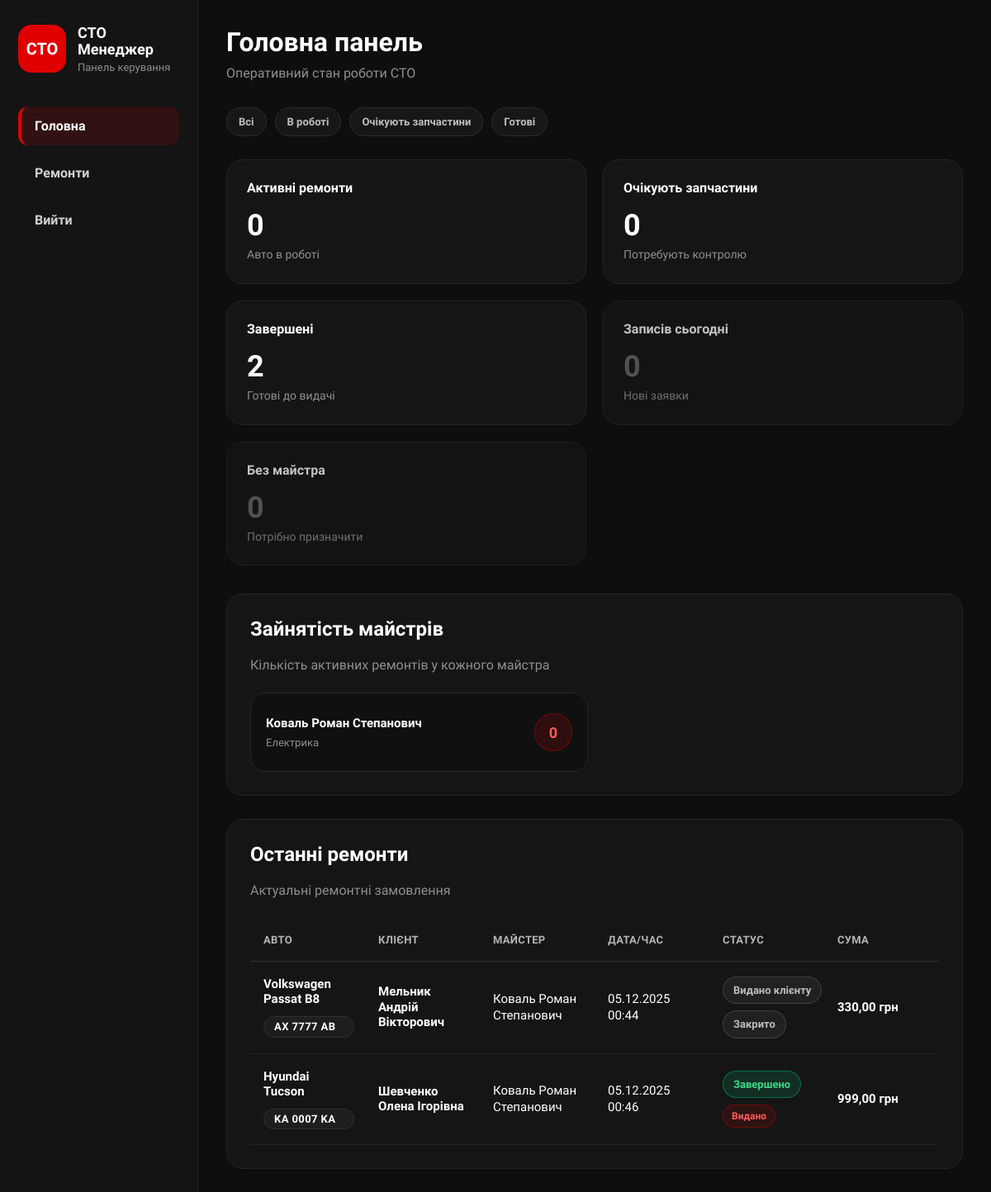
The app's page / (signed in), older data.
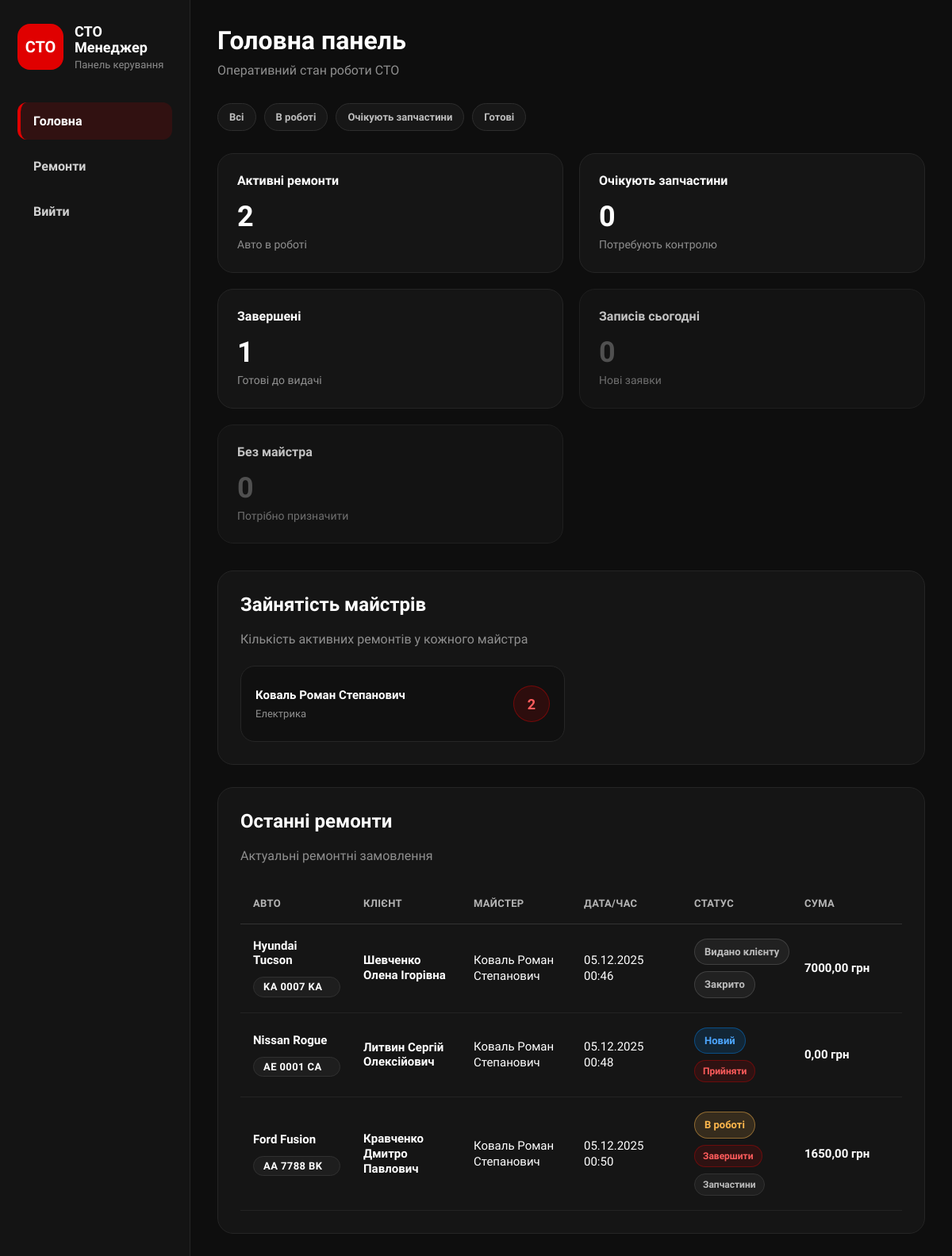
The same page, newer data.
### masters/models.py (models this page shows, shortened)
class Master(models.Model):
    user = models.OneToOneField(
        User,
        on_delete=models.SET_NULL,
        null=True,
        blank=True,
        related_name='master_profile',
        verbose_name='Користувач'
    )
    full_name = models.CharField(
        max_length=100,
        verbose_name="ПІБ майстра"
    )
    phone = models.CharField(
        max_length=20,
        blank=True,
        verbose_name="Телефон"
    )
    specialization = models.CharField(
        max_length=100,
        blank=True,
        verbose_name="Спеціалізація"
    )
    is_active = models.BooleanField(
        default=True,
        verbose_name="Активний"
    )
    created_at = models.DateTimeField(
        auto_now_add=True,
        verbose_name="Дата додавання"
    )
    class Meta:
        verbose_name = "Майстер"
        verbose_name_plural = "Майстри"
        ordering = ['full_name']

### repairs/models.py (models this page shows, shortened)
class Repair(models.Model):
    class Status(models.TextChoices):
        NEW = 'new', 'Новий'
        IN_PROGRESS = 'in_progress', 'В роботі'
        AWAITING_PARTS = 'awaiting_parts', 'Очікує запчастини'
        COMPLETED = 'completed', 'Завершено'
        ISSUED = 'issued', 'Видано клієнту'
        CANCELLED = 'cancelled', 'Скасовано'
    car = models.ForeignKey(
        Car,
        on_delete=models.CASCADE,
        related_name='repairs',
        verbose_name="Автомобіль"
    )
    problem_description = models.TextField(
        verbose_name="Опис несправності"
    )
    work_description = models.TextField(
        blank=True,
        verbose_name="Виконані роботи"
    )
    status = models.CharField(
        max_length=20,
        choices=Status.choices,
        default=Status.NEW,
        verbose_name="Статус ремонту"
    )
    master = models.ForeignKey(
        Master,
        on_delete=models.SET_NULL,
        null=True,
        blank=True,
        related_name='repairs',
        verbose_name="Майстер"
    )
    start_date = models.DateTimeField(
        auto_now_add=True,
        verbose_name="Дата прийому"
    )
    planned_end_date = models.DateField(
        null=True,
        blank=True,
        verbose_name="Планова дата завершення"
    )
    end_date = models.DateTimeField(
        null=True,
        blank=True,
        verbose_name="Фактична дата завершення"
    )
    labor_cost = models.DecimalField(
        max_digits=10,
        decimal_places=2,
        default=0,
        validators=[MinValueValidator(0)],
        verbose_name="Вартість робіт"
    )
    parts_cost = models.DecimalField(
        max_digits=10,
        decimal_places=2,
        default=0,
        validators=[MinValueValidator(0)],
        verbose_name="Вартість запчастин"
    )
    notes = models.TextField(
        blank=True,
        verbose_name="Примітки"
    )
    created_at = models.DateTimeField(
        auto_now_add=True,
        verbose_name="Дата створення"
    )
    updated_at = models.DateTimeField(
        auto_now=True,
        verbose_name="Дата оновлення"
    )
    @property
    def total_cost(self):
        return self.labor_cost + self.parts_cost
    class Meta:
        verbose_name = "Ремонтне замовлення"
        verbose_name_plural = "Ремонтні замовлення"
        ordering = ['-created_at']

### cars/models.py (models this page shows, shortened)
class Car(models.Model):
    class Transmission(models.TextChoices):
        MANUAL = 'manual', 'Механічна'
        AUTOMATIC = 'automatic', 'Автоматична'
        ROBOT = 'robot', 'Роботизована'
        VARIATOR = 'variator', 'Варіатор'
    class FuelType(models.TextChoices):
        PETROL = 'petrol', 'Бензин'
        DIESEL = 'diesel', 'Дизель'
        ELECTRIC = 'electric', 'Електро'
        HYBRID = 'hybrid', 'Гібрид'
        GAS = 'gas', 'Газ'
    owner = models.ForeignKey(
        Client,
        on_delete=models.CASCADE,
        related_name='cars',
        verbose_name="Власник",
        null=True,
        blank=True
    )
    make = models.CharField(
        max_length=100,
        verbose_name="Марка"
    )
    model_name = models.CharField(
        max_length=100,
        verbose_name="Модель"
    )
    license_plate = models.CharField(
        max_length=20,
        blank=True,
        verbose_name="Держномер"
    )
    vin = models.CharField(
        max_length=17,
        unique=True,
        verbose_name="VIN-код",
        validators=[MinLengthValidator(17)]
    )
    owner_name = models.CharField(
        max_length=100,
        verbose_name="ПІБ власника",
        blank=True
    )
    year = models.PositiveIntegerField(
        verbose_name="Рік випуску",
        validators=[
            MinValueValidator(1900),
            MaxValueValidator(datetime.date.today().year + 1)
        ],
        help_text="Використовуйте формат: <YYYY>"
    )
    color = models.CharField(
        max_length=50,
        verbose_name="Колір"
    )
    transmission = models.CharField(
        max_length=20,
        choices=Transmission.choices,
        default=Transmission.AUTOMATIC,
        verbose_name="Коробка передач"
    )
    fuel_type = models.CharField(
        max_length=20,
        choices=FuelType.choices,
        default=FuelType.PETROL,
        verbose_name="Тип пального"
    )
    mileage = models.PositiveIntegerField(
        default=0,
        verbose_name="Пробіг (км)"
    )
    engine_volume = models.DecimalField(
        max_digits=4,
        decimal_places=1,
        blank=True,
        null=True,
        verbose_name="Об'єм двигуна (л)"
    )
    description = models.TextField(
        blank=True,
        verbose_name="Опис"
    )
    main_image = models.ImageField(
        upload_to='cars/%Y/%m/',
        blank=True,
        null=True,
        verbose_name="Фото"
    )
    is_published = models.BooleanField(
        default=True,
        verbose_name="Опубліковано"
    )
    created_at = models.DateTimeField(
        auto_now_add=True,
        verbose_name="Дата додавання"
    )
    updated_at = models.DateTimeField(
        auto_now=True,
        verbose_name="Дата оновлення"
    )
    class Meta:
        verbose_name = "Автомобіль"
        verbose_name_plural = "Автомобілі"
        ordering = ['-created_at']

### clients/models.py (models this page shows, shortened)
class Client(models.Model):
    full_name = models.CharField(max_length=150, verbose_name="ПІБ")
    phone = models.CharField(max_length=20, unique=True, verbose_name="Телефон")
    email = models.EmailField(blank=True, null=True, verbose_name="Email")
    address = models.CharField(max_length=255, blank=True, null=True, verbose_name="Адреса")
    notes = models.TextField(blank=True, null=True, verbose_name="Примітки")
    created_at = models.DateTimeField(auto_now_add=True)
    class Meta:
        verbose_name = "Клієнт"
        verbose_name_plural = "Клієнти"
        ordering = ['full_name']

### sto_management/views.py (the view)
# urls.py: path('', home_view, name='home'),
@login_required
def home_view(request):
    status_filter = request.GET.get('status', '')
    repairs_queryset = Repair.objects.select_related(
        'car',
        'car__owner',
        'master'
    )
    if is_master(request.user) and not is_admin(request.user) and not is_manager(request.user):
        try:
            master_profile = request.user.master_profile
            repairs_queryset = repairs_queryset.filter(master=master_profile)
        except Master.DoesNotExist:
            repairs_queryset = repairs_queryset.none()
    active_repairs = repairs_queryset.filter(
        status__in=['new', 'in_progress']
    ).count()
    awaiting_parts = repairs_queryset.filter(
        status='awaiting_parts'
    ).count()
    completed_repairs = repairs_queryset.filter(
        status__in=['completed', 'issued']
    ).count()
    today_repairs = repairs_queryset.filter(
        created_at__date=timezone.now().date()
    ).count()
    unassigned_repairs = repairs_queryset.filter(
        master__isnull=True,
        status__in=['new', 'in_progress', 'awaiting_parts']
    ).count()
    latest_repairs = repairs_queryset.order_by('-created_at')
    if status_filter:
        latest_repairs = latest_repairs.filter(status=status_filter)
    latest_repairs = latest_repairs[:8]
    today = timezone.now().date()
    for repair in latest_repairs:
        repair.is_overdue = False
        repair.is_today_deadline = False
        if repair.planned_end_date:
            if repair.planned_end_date < today:
                repair.is_overdue = True
            elif repair.planned_end_date == today:
                repair.is_today_deadline = True
    master_workload = Master.objects.filter(
        is_active=True
    ).annotate(
        active_repairs_count=Count(
            'repairs',
            filter=Q(
                repairs__status__in=[
                    'new',
                    'in_progress',
                    'awaiting_parts'
                ]
            )
        )
    ).order_by('full_name')
    if is_master(request.user) and not is_admin(request.user) and not is_manager(request.user):
        master_workload = master_workload.filter(user=request.user)
    context = {
        'active_repairs': active_repairs,
        'awaiting_parts': awaiting_parts,
        'completed_repairs': completed_repairs,
        'today_repairs': today_repairs,
        'unassigned_repairs': unassigned_repairs,
        'latest_repairs': latest_repairs,
        'master_workload': master_workload,
        'is_admin': is_admin(request.user),
        'is_manager': is_manager(request.user),
        'is_master': is_master(request.user),
    }
    return render(request, 'home.html', context)

### sto_management/views.py (called while the page is built)
def is_admin(user):
    return user.is_superuser or user.groups.filter(name='Admin').exists()

def is_manager(user):
    return user.groups.filter(name='Manager').exists()

def is_master(user):
    return user.groups.filter(name='Master').exists()

### templates/home.html (shortened to what the changed rows need)
{% extends 'base.html' %}
{% block content %}
<div class="hero-actions">
    <div>
        <h1>Головна панель</h1>
    </div>
</div>
<div class="dashboard-grid">
    <div class="dashboard-card">
        <div class="card-head">
            <span>Активні ремонти</span>
        </div>
        <h3>{{ active_repairs }}</h3>
        <p>Авто в роботі</p>
    </div>
    <div class="dashboard-card">
        <div class="card-head">
            <span>Завершені</span>
        </div>
        <h3>{{ completed_repairs }}</h3>
        <p>Готові до видачі</p>
    </div>
</div>
<div class="section-box master-workload-box">
    <div class="section-header">
        <h2>Зайнятість майстрів</h2>
    </div>
    <div class="master-workload-grid">
        {% for master in master_workload %}
        <div class="master-workload-card">
            <div>
                <strong>{{ master.full_name }}</strong>
                <span>
                    {{ master.specialization|default:"Спеціалізація не вказана" }}
                </span>
            </div>
            <div class="master-count">
                {{ master.active_repairs_count }}
            </div>
        </div>
        {% empty %}
        <div class="empty-row">
            Майстрів ще не додано
        </div>
        {% endfor %}
    </div>
</div>
<div class="section-box">
    <div class="section-header">
        <h2>Останні ремонти</h2>
    </div>
    <table class="dashboard-table">
        <thead>
            <tr>
                <th>Авто</th>
                <th>Клієнт</th>
                <th>Майстер</th>
                <th>Дата/час</th>
                <th>Статус</th>
                <th>Сума</th>
            </tr>
        </thead>
        <tbody>
        {% for repair in latest_repairs %}
        <tr>
            <td class="car-name-cell">
                <a href="{% url 'car_detail' repair.car.id %}" class="car-link">
                    {{ repair.car.make }} {{ repair.car.model_name }}
                </a>
                {% if repair.car.license_plate %}
                    <br>
                    <span class="plate-badge">
                        {{ repair.car.license_plate }}
                    </span>
                {% endif %}
            </td>
            <td class="owner-cell">
                {% if repair.car.owner %}
                    <a href="{% url 'client_detail' repair.car.owner.id %}" class="client-link">
                        {{ repair.car.owner.full_name }}
                    </a>
                {% elif repair.car.owner_name %}
                    {{ repair.car.owner_name }}
                {% else %}
                    <span class="muted-text">Не вказано</span>
                {% endif %}
            </td>
            <td>
                {% if repair.master %}
                    {{ repair.master.full_name }}
                {% else %}
                    <span class="danger-text">Не призначено</span>
                {% endif %}
            </td>
            <td>
                {{ repair.start_date|date:"d.m.Y H:i" }}
            </td>
            <td>
                <span class="status-badge status-{{ repair.status }}">
                    {{ repair.get_status_display }}
                </span>
                <div class="status-actions">
                    {% if repair.status == 'new' %}
                        <a href="{% url 'update_repair_status' repair.id 'in_progress' %}" class="status-action-btn">
                            Прийняти
                        </a>
                    {% elif repair.status == 'in_progress' %}
                        <a href="{% url 'update_repair_status' repair.id 'completed' %}" class="status-action-btn">
                            Завершити
                        </a>
                        <a href="{% url 'update_repair_status' repair.id 'awaiting_parts' %}" class="status-action-btn muted-action">
                            Запчастини
                        </a>
                    {% elif repair.status == 'awaiting_parts' %}
                        <a href="{% url 'update_repair_status' repair.id 'in_progress' %}" class="status-action-btn">
                            В роботу
                        </a>
                    {% elif repair.status == 'completed' %}
                        <a href="{% url 'update_repair_status' repair.id 'issued' %}" class="status-action-btn">
                            Видано
                        </a>
                    {% elif repair.status == 'issued' %}
                        <span class="status-badge status-issued">
                            Закрито
                        </span>
                    {% endif %}
                </div>
            </td>
            <td>
                <strong>{{ repair.total_cost }} грн</strong>
            </td>
        </tr>
        {% empty %}
        <tr>
            <td colspan="6" class="empty-row">
                Ремонтних заявок ще немає
            </td>
        </tr>
        {% endfor %}
        </tbody>
    </table>
</div>
{% endblock %}

Row changes from the older to the newer data that the page shows:
no longer on this page (row edited): Repair: car.make "Volkswagen", car.model_name "Passat B8", car.license_plate "AX 7777 AB", car.owner.full_name "Мельник Андрій Вікторович", master.full_name "Коваль Роман Степанович", start_date "05.12.2025 00:44", status "Видано клієнту", shows "Закрито", total_cost "330,00"
computed for Master "Коваль Роман Степанович": active_repairs_count "0" → "2"
changed Repair "Hyundai": status "Завершено" → "Видано клієнту"; total_cost "999,00" → "7000,00"; status "Видано" → "Закрито"
now on this page (row edited): Repair: car.make "Nissan", car.model_name "Rogue", car.license_plate "AE 0001 CA", car.owner.full_name "Литвин Сергій Олексійович", master.full_name "Коваль Роман Степанович", start_date "05.12.2025 00:48", status "Новий", shows "Прийняти", total_cost "0,00"
now on this page (row edited): Repair: car.make "Ford", car.model_name "Fusion", car.license_plate "AA 7788 BK", car.owner.full_name "Кравченко Дмитро Павлович", master.full_name "Коваль Роман Степанович", start_date "05.12.2025 00:50", status "В роботі", shows "Завершити", total_cost "1650,00"
Text that changed along with them:
{{ active_repairs }}: "0" → "2"
{{ completed_repairs }}: "2" → "1"
